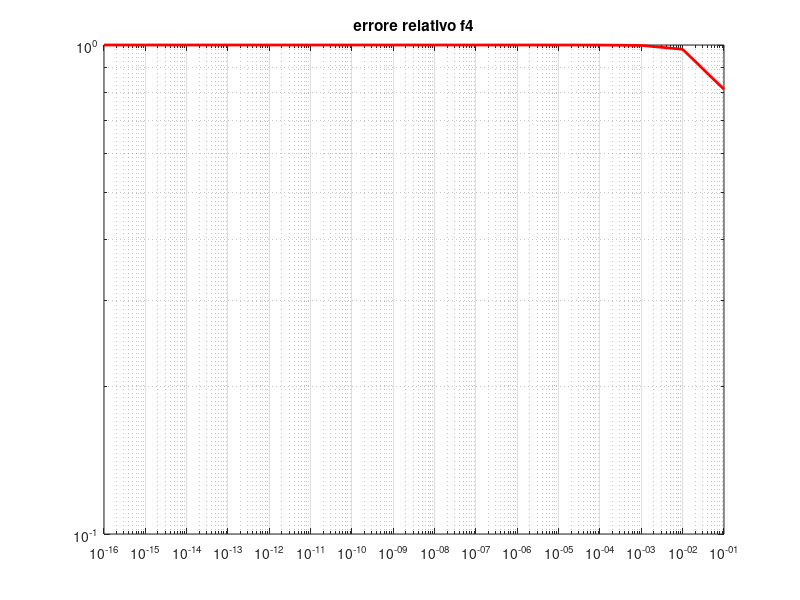

This figure's MATLAB source:
% Esercitazione 2 - es.3
% valutazione di espressioni numeriche

clear all
close all
clc

format short e

% devo valutare tutte le espressioni in x = 10^(−n) per n = 1, 2, ..., 16
x=10.^(-[1:16]);  % trasformo ogni entrate del vettore in 10 elevato -il 
                  % numero all'interno

%% 1) 
f1=(1-cos(x))./x.^2;  % cancellazione numerica per x~0
f1_equiv=(sin(x).^2)./(x.^2.*(1+cos(x)));  % forma equivalente ma senza 
                                           % cancellazione numerica
                                           % ottenuta moltiplicando e
                                           % dividendo f1 per (1+cos(x))

disp('x:            f1:           f1_equiv:');
disp([x' f1' f1_equiv'])

err_rel=abs(f1-f1_equiv)./abs(f1_equiv);
err_rel'
loglog(x,err_rel, 'r', 'LineWidth',2), grid on
ylabel('errore relativo')
title('Leggi da dx verso dx: per valori decrescenti di x l err cresce')
% noi partiamo da x=10^-1 fino x=10^-16
  
%% 2)
f2=(1-exp(x))./x;  
f2_equiv=-(1+1/2*x+1/6*x.^2+1/24*x.^3);

disp('x:            f2:           f2_equiv:');
disp([x' f2' f2_equiv'])
 
err_rel=abs(f2-f2_equiv)./abs(f2_equiv);
err_rel'
loglog(x,err_rel, 'r', 'LineWidth',2), grid on
title('errore relativo')

%% 3)
f3=1-sqrt(1-x.^2);
f3_equiv=(x.^2)./(1+sqrt(1-x.^2));  % razionalizzo.
                                    % no problem perché ho tolto la
                                    % cancellazione per x~0, qua ce
                                    % l'avrei per x~1
disp('x:            f3:           f3_equiv:');
disp([x' f3' f3_equiv'])  % nonostante il limite in aritmetica esatta venga 
                          % zero io qui lo sto facendo per x~0 e non x=0; 
                          % Quindi f3 nonostante dopo un tot diventi 0 non 
                          % è corretto per questo x scelto ma è più esatta 
                          % la forma equivalente
err_rel=abs(f3-f3_equiv)./abs(f3_equiv);
err_rel'
loglog(x,err_rel, 'r', 'LineWidth',2), grid on
title('errore relativo')

%% 4) fatto da solo... boh
f4=((x+1).^2-1)./x;
f4_equiv=((x+1).^4+1)./(x.*((x+1).^2+1));

disp('x:            f4:           f4_equiv:');
disp([x' f4' f4_equiv'])

err_rel=abs(f4-f4_equiv)./abs(f4_equiv);
disp(err_rel')
loglog(x, err_rel, 'r', 'linewidth', 2), grid on
title('errore relativo f4')

%% 5) fatto dalla prof
f5=1-(1-x.^2);
f5_equiv=x.^2;
[x' f5' f5_equiv']  % come prima. Qui si nota meglio che non vale la
                    % proprietà associativa